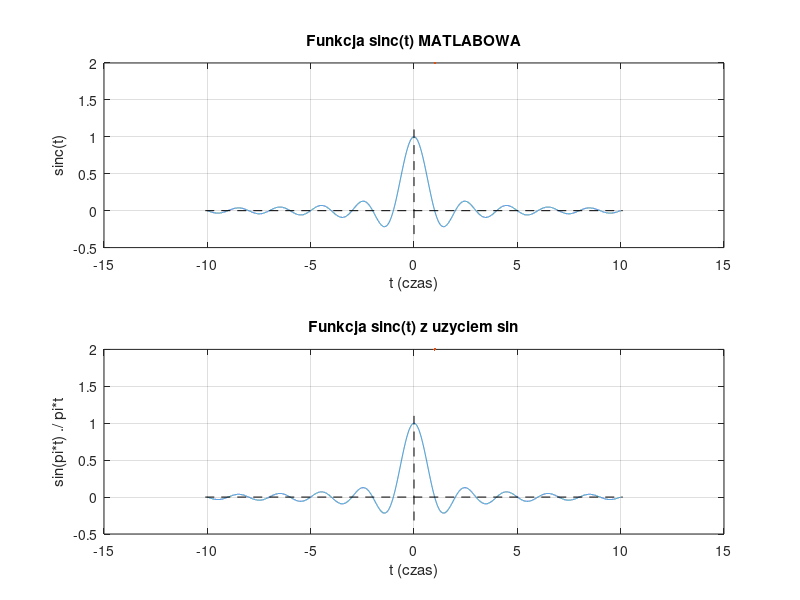

MATLAB code to generate this figure:
% Autor: Jakub PloskonkaAdd commentMore actions
% 03 2025
% Wykorzystanie funkcji sinc() oraz funkcji sin() do wykreslenia sinc

clear; close all; clc;


dt = 0.001;
t = -10 : dt : 10;

s_t_sin = sin(pi*t) ./ (pi*t);
s_t = sinc(t);


figure (1)
subplot(2,1,1)
plot(t,s_t, LineWidth=2); grid on; hold on;
title('Funkcja sinc(t) MATLABOWA');
xlabel('t (czas)'); ylabel('sinc(t)');
hold on;
plot([min(t) - 0.1 max(t) + 0.1], [0 0], 'k--'); % oś X
plot([0 0], [min(s_t)-0.1 max(s_t)+0.1], 'k--'); % oś Y

subplot(2,1,2)
plot(t,s_t_sin, LineWidth=2); grid on;
title('Funkcja sinc(t) z uzyciem sin');
xlabel('t (czas)'); ylabel('sin(pi*t) ./ pi*t');
hold on;
plot([min(t) - 0.1 max(t) + 0.1], [0 0], 'k--'); % oś X
plot([0 0], [min(s_t)-0.1 max(s_t)+0.1], 'k--'); % oś Y